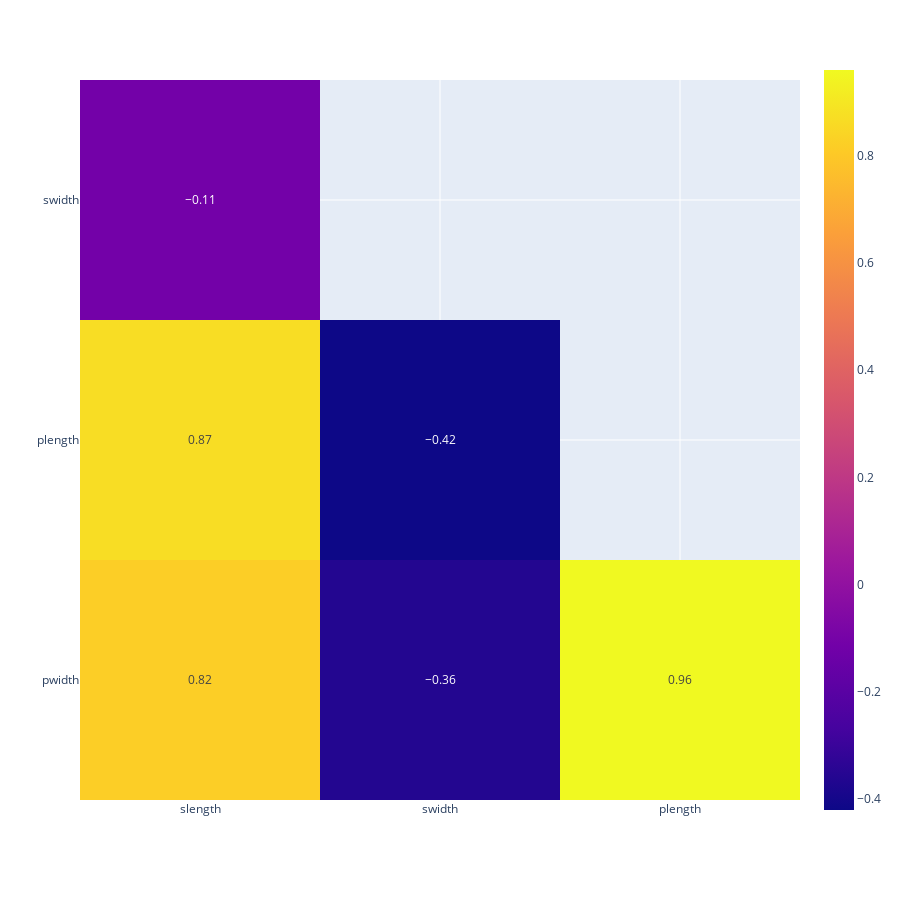

Notebook code for this chart:
### Code cell
import plotly.express as px
import numpy as np

# Correlation
df_corr = df.corr().round(1)  

# Mask to matrix
mask = np.zeros_like(df_corr, dtype=bool)
mask[np.triu_indices_from(mask)] = True

# Viz
df_corr_viz = df_corr.mask(mask).dropna(how='all', axis=0).dropna(axis=1, how='all')
fig = px.imshow(df_corr_viz, text_auto=True)
fig.update_layout(height = 900, width=900)
fig.show()

### Figure 1 — Plotly figure (JSON) as saved in the notebook; plotly's stock layout.template omitted (floating-point values rounded to 4 significant figures)
{"data": [{"coloraxis": "coloraxis", "hovertemplate": "x: %{x}<br>y: %{y}<br>color: %{z}<extra></extra>", "name": "0", "texttemplate": "%{z}", "type": "heatmap", "x": ["slength", "swidth", "plength"], "xaxis": "x", "y": ["swidth", "plength", "pwidth"], "yaxis": "y", "z": [[-0.11, null, null], [0.87, -0.42, null], [0.82, -0.36, 0.96]]}], "layout": {"coloraxis": {"colorscale": [[0, "#0d0887"], [0.1111, "#46039f"], [0.2222, "#7201a8"], [0.3333, "#9c179e"], [0.4444, "#bd3786"], [0.5556, "#d8576b"], [0.6667, "#ed7953"], [0.7778, "#fb9f3a"], [0.8889, "#fdca26"], [1, "#f0f921"]]}, "height": 900, "margin": {"t": 60}, "width": 900, "xaxis": {"anchor": "y", "constrain": "domain", "domain": [0, 1], "scaleanchor": "y"}, "yaxis": {"anchor": "x", "autorange": "reversed", "constrain": "domain", "domain": [0, 1]}}}
